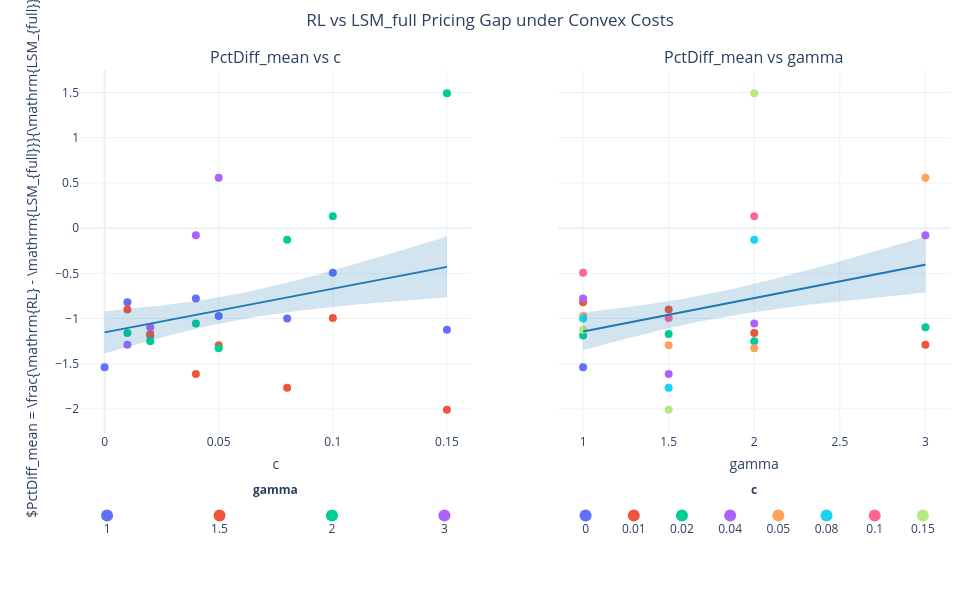

This figure's notebook cell:
### Markdown cell above
## Scatter Visualization
Visualizing how the default paper-facing RL vs LSM_full comparison varies with `c` and `gamma`.

### Code cell
from itertools import cycle
from plotly.subplots import make_subplots
from plotly.colors import qualitative
import plotly.graph_objects as go
import plotly.io as pio
import numpy as np
import pandas as pd
import statsmodels.formula.api as smf

pio.renderers.default = "notebook_connected"

fig_plotly = make_subplots(
    rows=2, cols=2,
    subplot_titles=[f'{benchmark_col} vs c', f'{benchmark_col} vs gamma', '', ''],
    shared_yaxes=True,
    vertical_spacing=0.10,
    row_heights=[0.84, 0.16]
)

palette = qualitative.Plotly + qualitative.Safe

for idx, x_col in enumerate(['c', 'gamma'], start=1):
    color_var = 'gamma' if x_col == 'c' else 'c'
    unique_values = sorted(df[color_var].unique())
    palette_iter = cycle(palette)
    color_map = {val: next(palette_iter) for val in unique_values}

    for val in unique_values:
        mask = df[color_var] == val
        fig_plotly.add_trace(
            go.Scatter(
                x=df.loc[mask, x_col],
                y=df.loc[mask, benchmark_col],
                mode='markers',
                marker=dict(size=8, color=color_map[val]),
                hoverinfo='skip',
                showlegend=False
            ),
            row=1, col=idx
        )

    x_range = np.linspace(df[x_col].min(), df[x_col].max(), 200)
    pred_frame = pd.DataFrame({x_col: x_range})
    trend_fit = smf.ols(f'{benchmark_col} ~ {x_col}', data=df).fit()
    pred_summary = trend_fit.get_prediction(pred_frame).summary_frame()
    mean = pred_summary['mean']
    se = pred_summary['mean_se']
    upper = mean + se
    lower = mean - se

    fig_plotly.add_trace(
        go.Scatter(
            x=np.concatenate([x_range, x_range[::-1]]),
            y=np.concatenate([upper, lower[::-1]]),
            fill='toself',
            fillcolor='rgba(31, 119, 180, 0.2)',
            line=dict(color='rgba(255,255,255,0)'),
            hoverinfo='skip',
            mode='lines',
            showlegend=False
        ),
        row=1, col=idx
    )

    fig_plotly.add_trace(
        go.Scatter(
            x=x_range, y=mean, mode='lines',
            line=dict(color='rgba(31, 119, 180, 1)', width=2),
            name='Trend', showlegend=False
        ),
        row=1, col=idx
    )

    fig_plotly.update_xaxes(title_text=x_col, row=1, col=idx)

    legend_x = list(range(len(unique_values)))
    legend_y = [0] * len(unique_values)
    legend_colors = [color_map[v] for v in unique_values]
    legend_labels = [format(v, '.3g') for v in unique_values]

    fig_plotly.add_trace(
        go.Scatter(
            x=legend_x, y=legend_y,
            mode='markers+text',
            marker=dict(color=legend_colors, size=12),
            text=legend_labels, textposition='bottom center',
            hoverinfo='skip', showlegend=False
        ),
        row=2, col=idx
    )

    fig_plotly.add_annotation(
        x=0.5, y=1.02, xref=f'x{idx+2} domain', yref='y domain',
        text=f"<b>{color_var}</b>", showarrow=False, font=dict(size=12),
        row=2, col=idx
    )

    fig_plotly.update_xaxes(visible=False, row=2, col=idx)
    fig_plotly.update_yaxes(visible=False, row=2, col=idx)

y_axis_title = rf"${benchmark_col} = \frac{{\mathrm{{RL}} - \mathrm{{LSM_{{full}}}}}}{{\mathrm{{LSM_{{full}}}}}}$"
fig_plotly.update_yaxes(title_text=y_axis_title, row=1, col=1, title_standoff=14, automargin=True)

fig_plotly.update_layout(
    title=dict(
        text='RL vs LSM_full Pricing Gap under Convex Costs',
        x=0.5, xanchor='center',
        y=0.98, yanchor='top',
        pad=dict(t=2, b=0)
    ),
    template='plotly_white',
    height=600, width=980,
    margin=dict(l=80, r=30, t=70, b=50),
    font=dict(size=12)
)

fig_plotly.update_xaxes(title_standoff=10, row=1, col=1)
fig_plotly.update_xaxes(title_standoff=10, row=1, col=2)
fig_plotly.update_yaxes(title_standoff=14, row=1, col=1)

fig_plotly.show(renderer="jupyterlab")

### Figure 1 — Plotly figure (JSON) as saved in the notebook; plotly's stock layout.template omitted (floating-point values rounded to 4 significant figures; data arrays with more than 128 entries replaced by an {"elided": "..."} marker saying what was removed)
{"data": [{"hoverinfo": "skip", "marker": {"color": "#636EFA", "size": 8}, "mode": "markers", "showlegend": false, "type": "scatter", "x": [0.0, 0.01, 0.02, 0.04, 0.05, 0.08, 0.1, 0.15], "xaxis": "x", "y": [-1.54, -0.8202, -1.189, -0.7783, -0.9731, -1.001, -0.4941, -1.125], "yaxis": "y"}, {"hoverinfo": "skip", "marker": {"color": "#EF553B", "size": 8}, "mode": "markers", "showlegend": false, "type": "scatter", "x": [0.01, 0.02, 0.04, 0.05, 0.08, 0.1, 0.15], "xaxis": "x", "y": [-0.9014, -1.171, -1.614, -1.296, -1.766, -0.9954, -2.009], "yaxis": "y"}, {"hoverinfo": "skip", "marker": {"color": "#00CC96", "size": 8}, "mode": "markers", "showlegend": false, "type": "scatter", "x": [0.01, 0.02, 0.04, 0.05, 0.08, 0.1, 0.15], "xaxis": "x", "y": [-1.16, -1.252, -1.056, -1.327, -0.1278, 0.1306, 1.493], "yaxis": "y"}, {"hoverinfo": "skip", "marker": {"color": "#AB63FA", "size": 8}, "mode": "markers", "showlegend": false, "type": "scatter", "x": [0.01, 0.02, 0.04, 0.05], "xaxis": "x", "y": [-1.289, -1.097, -0.07943, 0.5576], "yaxis": "y"}, {"fill": "toself", "fillcolor": "rgba(31, 119, 180, 0.2)", "hoverinfo": "skip", "line": {"color": "rgba(255,255,255,0)"}, "mode": "lines", "showlegend": false, "type": "scatter", "x": {"elided": "400 float values"}, "xaxis": "x", "y": {"elided": "400 float values"}, "yaxis": "y"}, {"line": {"color": "rgba(31, 119, 180, 1)", "width": 2}, "mode": "lines", "name": "Trend", "showlegend": false, "type": "scatter", "x": {"elided": "200 float values"}, "xaxis": "x", "y": {"elided": "200 float values"}, "yaxis": "y"}, {"hoverinfo": "skip", "marker": {"color": ["#636EFA", "#EF553B", "#00CC96", "#AB63FA"], "size": 12}, "mode": "markers+text", "showlegend": false, "text": ["1", "1.5", "2", "3"], "textposition": "bottom center", "type": "scatter", "x": [0, 1, 2, 3], "xaxis": "x3", "y": [0, 0, 0, 0], "yaxis": "y3"}, {"hoverinfo": "skip", "marker": {"color": "#636EFA", "size": 8}, "mode": "markers", "showlegend": false, "type": "scatter", "x": [1.0], "xaxis": "x2", "y": [-1.54], "yaxis": "y2"}, {"hoverinfo": "skip", "marker": {"color": "#EF553B", "size": 8}, "mode": "markers", "showlegend": false, "type": "scatter", "x": [1.0, 1.5, 2.0, 3.0], "xaxis": "x2", "y": [-0.8202, -0.9014, -1.16, -1.289], "yaxis": "y2"}, {"hoverinfo": "skip", "marker": {"color": "#00CC96", "size": 8}, "mode": "markers", "showlegend": false, "type": "scatter", "x": [1.0, 1.5, 2.0, 3.0], "xaxis": "x2", "y": [-1.189, -1.171, -1.252, -1.097], "yaxis": "y2"}, {"hoverinfo": "skip", "marker": {"color": "#AB63FA", "size": 8}, "mode": "markers", "showlegend": false, "type": "scatter", "x": [1.0, 1.5, 2.0, 3.0], "xaxis": "x2", "y": [-0.7783, -1.614, -1.056, -0.07943], "yaxis": "y2"}, {"hoverinfo": "skip", "marker": {"color": "#FFA15A", "size": 8}, "mode": "markers", "showlegend": false, "type": "scatter", "x": [1.0, 1.5, 2.0, 3.0], "xaxis": "x2", "y": [-0.9731, -1.296, -1.327, 0.5576], "yaxis": "y2"}, {"hoverinfo": "skip", "marker": {"color": "#19D3F3", "size": 8}, "mode": "markers", "showlegend": false, "type": "scatter", "x": [1.0, 1.5, 2.0], "xaxis": "x2", "y": [-1.001, -1.766, -0.1278], "yaxis": "y2"}, {"hoverinfo": "skip", "marker": {"color": "#FF6692", "size": 8}, "mode": "markers", "showlegend": false, "type": "scatter", "x": [1.0, 1.5, 2.0], "xaxis": "x2", "y": [-0.4941, -0.9954, 0.1306], "yaxis": "y2"}, {"hoverinfo": "skip", "marker": {"color": "#B6E880", "size": 8}, "mode": "markers", "showlegend": false, "type": "scatter", "x": [1.0, 1.5, 2.0], "xaxis": "x2", "y": [-1.125, -2.009, 1.493], "yaxis": "y2"}, {"fill": "toself", "fillcolor": "rgba(31, 119, 180, 0.2)", "hoverinfo": "skip", "line": {"color": "rgba(255,255,255,0)"}, "mode": "lines", "showlegend": false, "type": "scatter", "x": {"elided": "400 float values"}, "xaxis": "x2", "y": {"elided": "400 float values"}, "yaxis": "y2"}, {"line": {"color": "rgba(31, 119, 180, 1)", "width": 2}, "mode": "lines", "name": "Trend", "showlegend": false, "type": "scatter", "x": {"elided": "200 float values"}, "xaxis": "x2", "y": {"elided": "200 float values"}, "yaxis": "y2"}, {"hoverinfo": "skip", "marker": {"color": ["#636EFA", "#EF553B", "#00CC96", "#AB63FA", "#FFA15A", "#19D3F3", "#FF6692", "#B6E880"], "size": 12}, "mode": "markers+text", "showlegend": false, "text": ["0", "0.01", "0.02", "0.04", "0.05", "0.08", "0.1", "0.15"], "textposition": "bottom center", "type": "scatter", "x": [0, 1, 2, 3, 4, 5, 6, 7], "xaxis": "x4", "y": [0, 0, 0, 0, 0, 0, 0, 0], "yaxis": "y4"}], "layout": {"annotations": [{"font": {"size": 16}, "showarrow": false, "text": "PctDiff_mean vs c", "x": 0.225, "xanchor": "center", "xref": "paper", "y": 1, "yanchor": "bottom", "yref": "paper"}, {"font": {"size": 16}, "showarrow": false, "text": "PctDiff_mean vs gamma", "x": 0.775, "xanchor": "center", "xref": "paper", "y": 1, "yanchor": "bottom", "yref": "paper"}, {"font": {"size": 12}, "showarrow": false, "text": "<b>gamma</b>", "x": 0.5, "xref": "x3 domain", "y": 1.02, "yref": "y3 domain"}, {"font": {"size": 12}, "showarrow": false, "text": "<b>c</b>", "x": 0.5, "xref": "x4 domain", "y": 1.02, "yref": "y4 domain"}], "font": {"size": 12}, "height": 600, "margin": {"b": 50, "l": 80, "r": 30, "t": 70}, "title": {"pad": {"b": 0, "t": 2}, "text": "RL vs LSM_full Pricing Gap under Convex Costs", "x": 0.5, "xanchor": "center", "y": 0.98, "yanchor": "top"}, "width": 980, "xaxis": {"anchor": "y", "domain": [0, 0.45], "title": {"standoff": 10, "text": "c"}}, "xaxis2": {"anchor": "y2", "domain": [0.55, 1], "title": {"standoff": 10, "text": "gamma"}}, "xaxis3": {"anchor": "y3", "domain": [0, 0.45], "visible": false}, "xaxis4": {"anchor": "y4", "domain": [0.55, 1], "visible": false}, "yaxis": {"anchor": "x", "automargin": true, "domain": [0.244, 1], "title": {"standoff": 14, "text": "$PctDiff_mean = \\frac{\\mathrm{RL} - \\mathrm{LSM_{full}}}{\\mathrm{LSM_{full}}}$"}}, "yaxis2": {"anchor": "x2", "domain": [0.244, 1], "matches": "y", "showticklabels": false}, "yaxis3": {"anchor": "x3", "domain": [0, 0.144], "visible": false}, "yaxis4": {"anchor": "x4", "domain": [0, 0.144], "matches": "y3", "showticklabels": false, "visible": false}}}
